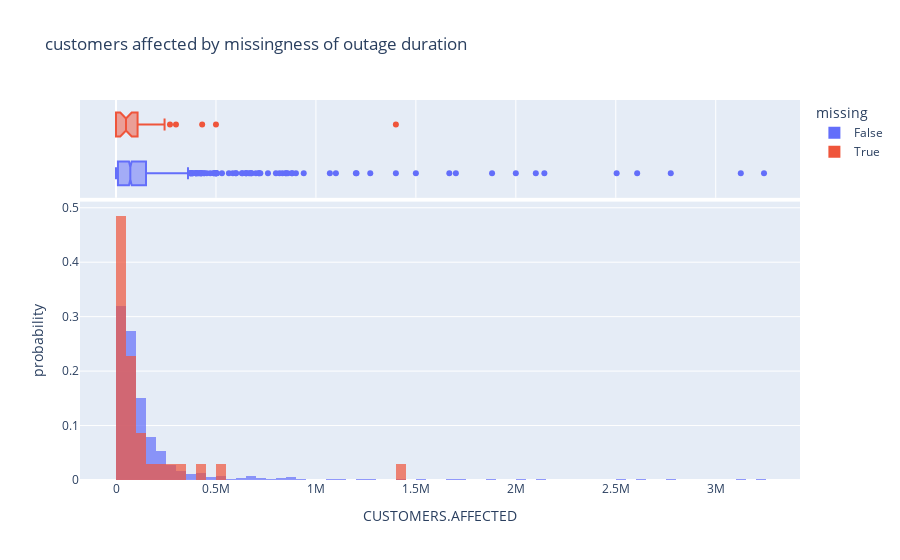

The notebook cell this image was saved under:
### Markdown cell above
### Assessment of Missingness

### Code cell
# I believe the column CUSTOMERS.AFFECTED is likely to be NMAR as if there are 
# fewer customers it is possible there is less incentive or ability to report 
# the count. Possible data that could help make it MAR would be data collection
# method as areas with less people might have inferior methods of data 
# collection. 

df = pd.read_csv('outage.csv')

def ks_query(missing, dependent):
    mar = df.copy()
    mar['missing'] = mar[missing].isna()
    res = ks_2samp(mar.query('missing')[dependent], mar.query('not missing')[dependent])
    return res

dur_vs_cust = ks_query('OUTAGE.DURATION', 'CUSTOMERS.AFFECTED')
dur_vs_sales = ks_query('OUTAGE.DURATION', 'TOTAL.SALES')

duration_missing = df.copy()
duration_missing['missing'] = duration_missing['OUTAGE.DURATION'].isna()

px.histogram(duration_missing, x='CUSTOMERS.AFFECTED', color='missing', histnorm='probability', marginal='box',
             title="customers affected by missingness of outage duration", barmode='overlay', opacity=0.7)

### Figure 1 — Plotly figure (JSON) as saved in the notebook; plotly's stock layout.template omitted (floating-point values rounded to 4 significant figures; data arrays with more than 128 entries replaced by an {"elided": "..."} marker saying what was removed)
{"data": [{"alignmentgroup": "True", "bingroup": "x", "histnorm": "probability", "hovertemplate": "missing=False<br>CUSTOMERS.AFFECTED=%{x}<br>probability=%{y}<extra></extra>", "legendgroup": "False", "marker": {"color": "#636efa", "opacity": 0.7, "pattern": {"shape": ""}}, "name": "False", "offsetgroup": "False", "orientation": "v", "showlegend": true, "type": "histogram", "x": {"elided": "1476 int values"}, "xaxis": "x", "yaxis": "y"}, {"alignmentgroup": "True", "hovertemplate": "missing=False<br>CUSTOMERS.AFFECTED=%{x}<extra></extra>", "legendgroup": "False", "marker": {"color": "#636efa"}, "name": "False", "notched": true, "offsetgroup": "False", "showlegend": false, "type": "box", "x": {"elided": "1476 int values"}, "xaxis": "x2", "yaxis": "y2"}, {"alignmentgroup": "True", "bingroup": "x", "histnorm": "probability", "hovertemplate": "missing=True<br>CUSTOMERS.AFFECTED=%{x}<br>probability=%{y}<extra></extra>", "legendgroup": "True", "marker": {"color": "#EF553B", "opacity": 0.7, "pattern": {"shape": ""}}, "name": "True", "offsetgroup": "True", "orientation": "v", "showlegend": true, "type": "histogram", "x": [0, null, 0, null, null, null, null, 43000, 70000, 124000, 160000, 101830, 11000, 0, 56000, 500000, 89000, 0, 300000, null, null, 0, null, null, null, 50000, null, 73000, null, null, 0, 0, null, null, 57184, 242910, null, null, null, 426, 430984, 65000, null, 32000, 0, 1400000, null, null, 37000, 50500, 35000, null, 0, 270000, 110000, 0, null, 14273], "xaxis": "x", "yaxis": "y"}, {"alignmentgroup": "True", "hovertemplate": "missing=True<br>CUSTOMERS.AFFECTED=%{x}<extra></extra>", "legendgroup": "True", "marker": {"color": "#EF553B"}, "name": "True", "notched": true, "offsetgroup": "True", "showlegend": false, "type": "box", "x": [0, null, 0, null, null, null, null, 43000, 70000, 124000, 160000, 101830, 11000, 0, 56000, 500000, 89000, 0, 300000, null, null, 0, null, null, null, 50000, null, 73000, null, null, 0, 0, null, null, 57184, 242910, null, null, null, 426, 430984, 65000, null, 32000, 0, 1400000, null, null, 37000, 50500, 35000, null, 0, 270000, 110000, 0, null, 14273], "xaxis": "x2", "yaxis": "y2"}], "layout": {"barmode": "overlay", "legend": {"title": {"text": "missing"}, "tracegroupgap": 0}, "title": {"text": "customers affected by missingness of outage duration"}, "xaxis": {"anchor": "y", "domain": [0, 1], "title": {"text": "CUSTOMERS.AFFECTED"}}, "xaxis2": {"anchor": "y2", "domain": [0, 1], "matches": "x", "showgrid": true, "showticklabels": false}, "yaxis": {"anchor": "x", "domain": [0, 0.7326], "title": {"text": "probability"}}, "yaxis2": {"anchor": "x2", "domain": [0.7426, 1], "matches": "y2", "showgrid": false, "showline": false, "showticklabels": false, "ticks": ""}}}
